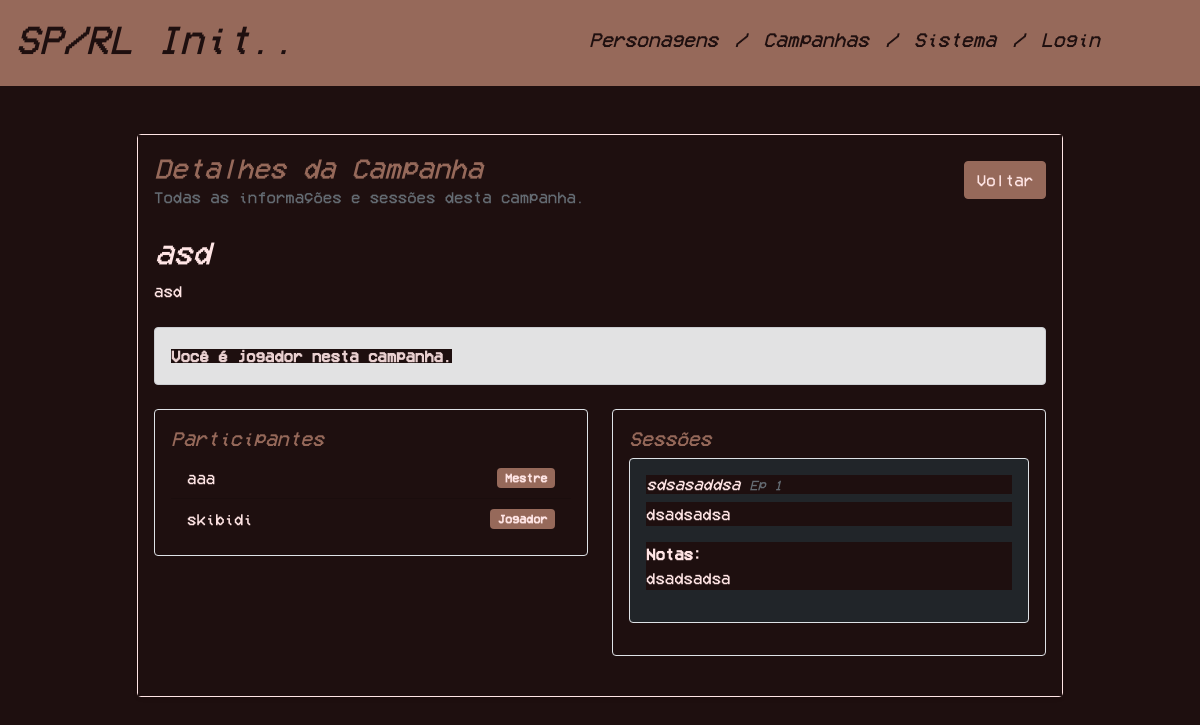
Screenshot of /campanha.php?id=6 (signed in) with the database file from the repository.
### tables this page shows
CREATE TABLE `Campanha` (
  `id` int NOT NULL,
  `nome` varchar(100) NOT NULL,
  `descricao` text NOT NULL,
  `notas` text
);

CREATE TABLE `Campanha_Utilizador` (
  `idCampanha` int NOT NULL,
  `idUtilizador` int NOT NULL,
  `mestre` tinyint(1) NOT NULL
);

CREATE TABLE `Utilizador` (
  `id` int NOT NULL,
  `nome` varchar(100) NOT NULL,
  `email` varchar(100) NOT NULL,
  `passe` varchar(100) NOT NULL,
  `admin` tinyint(1) NOT NULL
);

CREATE TABLE `Sessao` (
  `id` int NOT NULL,
  `idCampanha` int NOT NULL,
  `nome` varchar(100) NOT NULL,
  `numEp` int NOT NULL,
  `enredo` text NOT NULL,
  `notas` text
);

### campanha.php (the view, shortened to what this page needs)
<?php
$user = $_SESSION['user'] ?? null;
$id = intval($_GET['id'] ?? 0);
$error = null;
$campanha = null;
$isMaster = false;
if ($id <= 0) {
    $error = 'Campanha inválida.';
} else {
    try {
        $mysqli = get_db_connection();
        $isAdmin = intval($user['admin']) === 1;
        if ($isAdmin) {
            $stmt = $mysqli->prepare(
                'SELECT c.id, c.nome, c.descricao, c.notas, COALESCE(cu.mestre, 0) as mestre
                 FROM Campanha c
                 LEFT JOIN Campanha_Utilizador cu ON cu.idCampanha = c.id AND cu.idUtilizador = ?
                 WHERE c.id = ?
                 LIMIT 1'
            );
            $stmt->bind_param('ii', $user['id'], $id);
        }
        $stmt->execute();
        $result = $stmt->get_result();
        if ($result && $result->num_rows > 0) {
            $campanha = $result->fetch_assoc();
            $isMaster = intval($campanha['mestre']) === 1;
        } else {
            $error = 'A campanha não existe ou não tem acesso.';
        }
        $sessions = [];
        if (!$error) {
            $sessionStmt = $mysqli->prepare('SELECT id, nome, numEp, enredo, notas FROM Sessao WHERE idCampanha = ? ORDER BY numEp ASC, nome ASC');
            if ($sessionStmt) {
                $sessionStmt->bind_param('i', $id);
                $sessionStmt->execute();
                $sessionResult = $sessionStmt->get_result();
                if ($sessionResult) {
                    while ($row = $sessionResult->fetch_assoc()) {
                        $sessions[] = $row;
                    }
                }
            }
        }
        $members = [];
        if (!$error) {
            $memberStmt = $mysqli->prepare(
                'SELECT u.id, u.nome, cu.mestre
                 FROM Campanha_Utilizador cu
                 JOIN Utilizador u ON u.id = cu.idUtilizador
                 WHERE cu.idCampanha = ?
                 ORDER BY cu.mestre DESC, u.nome ASC'
            );
            if ($memberStmt) {
                $memberStmt->bind_param('i', $id);
                $memberStmt->execute();
                $memberResult = $memberStmt->get_result();
                if ($memberResult) {
                    while ($row = $memberResult->fetch_assoc()) {
                        $members[] = $row;
                    }
                }
            }
        }
    } catch (Throwable $e) {
        error_log('Campanha detalhe error: ' . $e->getMessage());
        if (!$error) {
            $error = 'Erro ao carregar a campanha. Tente novamente mais tarde.';
        }
    }
}
?>
<!DOCTYPE html>
<html lang="pt">
    <head>
        <link rel="stylesheet" href="css/index.css">
        <link href="https://cdn.jsdelivr.net/npm/bootstrap@5.0.2/dist/css/bootstrap.min.css" rel="stylesheet">
    </head>
    <body>
        <?php include('templates/header.php'); ?>
        <div class="container mt-5">
            <div class="row justify-content-center">
                <div class="col-lg-10">
                    <div class="card shadow-sm">
                        <div class="card-body">
                            <div class="d-flex justify-content-between align-items-center mb-4">
                                <div>
                                    <h1 class="h3 mb-0">Detalhes da Campanha</h1>
                                    <p class="text-muted mb-0">Todas as informações e sessões desta campanha.</p>
                                </div>
                                <a href="campanhas.php" class="btn btn-secondary">Voltar</a>
                            </div>
                            <?php if ($error): ?>
                                <div class="alert alert-danger"><?php echo htmlspecialchars($error); ?></div>
                            <?php else: ?>
                                <div class="mb-4">
                                    <h2><?php echo htmlspecialchars($campanha['nome']); ?></h2>
                                    <p><?php echo nl2br(htmlspecialchars($campanha['descricao'])); ?></p>
                                </div>
                                <?php if ($isMaster): ?>
                                    <div class="border rounded p-3 mb-4">
                                        <h5>Editar campanha</h5>
                                        <form method="post">
                                            <div class="mb-3">
                                                <label class="form-label">Nome</label>
                                                <input type="text" name="nome" class="form-control" value="<?php echo htmlspecialchars($campanha['nome']); ?>" required>
                                            </div>
                                            <div class="mb-3">
                                                <label class="form-label">Descrição</label>
                                                <textarea name="descricao" class="form-control" rows="4"><?php echo htmlspecialchars($campanha['descricao']); ?></textarea>
                                            </div>
                                            <div class="mb-3">
                                                <label class="form-label">Notas</label>
                                                <textarea name="notas" class="form-control" rows="3"><?php echo htmlspecialchars($campanha['notas']); ?></textarea>
                                            </div>
                                            <button type="submit" name="update_campanha" value="1" class="btn btn-primary">Guardar campanha</button>
                                        </form>
                                    </div>
                                <?php else: ?>
                                    <div class="border rounded p-3 mb-4 bg-light text-dark">
                                        <strong>Você é jogador nesta campanha.</strong>
                                    </div>
                                <?php endif; ?>
                                <div class="row">
                                    <div class="col-md-6">
                                        <div class="border rounded p-3 mb-4">
                                            <h5>Participantes</h5>
                                            <ul class="list-group list-group-flush">
                                                <?php foreach ($members as $member): ?>
                                                    <li class="list-group-item d-flex justify-content-between align-items-center">
                                                        <?php echo htmlspecialchars($member['nome']); ?>
                                                        <?php if (intval($member['mestre']) === 1): ?>
                                                            <span class="badge bg-primary">Mestre</span>
                                                        <?php else: ?>
                                                            <span class="badge bg-secondary">Jogador</span>
                                                        <?php endif; ?>
                                                    </li>
                                                <?php endforeach; ?>
                                            </ul>
                                        </div>
                                    </div>
                                    <div class="col-md-6">
                                        <div class="border rounded p-3 mb-4">
                                            <h5>Sessões</h5>
                                            <?php if (empty($sessions)): ?>
                                                <p class="text-muted">Ainda não existem sessões nesta campanha.</p>
                                            <?php else: ?>
                                                <?php foreach ($sessions as $session): ?>
                                                    <div class="border rounded p-3 mb-3 bg-dark text-white">
                                                        <h6 class="mb-2"><?php echo htmlspecialchars($session['nome']); ?> <small class="text-muted">Ep <?php echo htmlspecialchars($session['numEp']); ?></small></h6>
                                                        <p><?php echo nl2br(htmlspecialchars($session['enredo'])); ?></p>
                                                        <?php if (!empty($session['notas'])): ?>
                                                            <p><strong>Notas:</strong><br><?php echo nl2br(htmlspecialchars($session['notas'])); ?></p>
                                                        <?php endif; ?>
                                                    </div>
                                                <?php endforeach; ?>
                                            <?php endif; ?>
                                        </div>
                                    </div>
                                </div>
                            <?php endif; ?>
                        </div>
                    </div>
                </div>
            </div>
        </div>
    </body>
</html>

### css/index.css (style rules this page uses)
* { background-color : #1e0f0f !important; color : #FFE5E5 !important; font-family : 'VCR'; }
h1, h3, h5 { font-style: italic; color : #96695A !important; }
h2, h4, h6 { font-style: italic; }
a { color: #96695A !important; }
.btn-primary, .btn-secondary, .badge.bg-primary, .badge.bg-secondary { background-color: #96695A !important; border-color: #96695A !important; color: #FFE5E5 !important; }
.card { border-color: #FFE5E5 !important; background-color: #1e0f0f !important; }
.card .card-body { color: #FFE5E5 !important; }
.text-muted, .text-dark { color: #FFE5E5 !important; opacity: 0.9 !important; }
.text-white { color: #FFE5E5 !important; }
.bg-secondary, .bg-light { background-color: #1e0f0f !important; color: #FFE5E5 !important; }

### rows the page displays
campanha: nome "asd", descricao "asd"
campanha_utilizador: idUtilizador.nome "aaa", mestre "Mestre"
campanha_utilizador: idUtilizador.nome "skibidi", mestre "Jogador"
sessao: nome "sdsasaddsa", numEp "1", enredo "dsadsadsa", notas "dsadsadsa"
